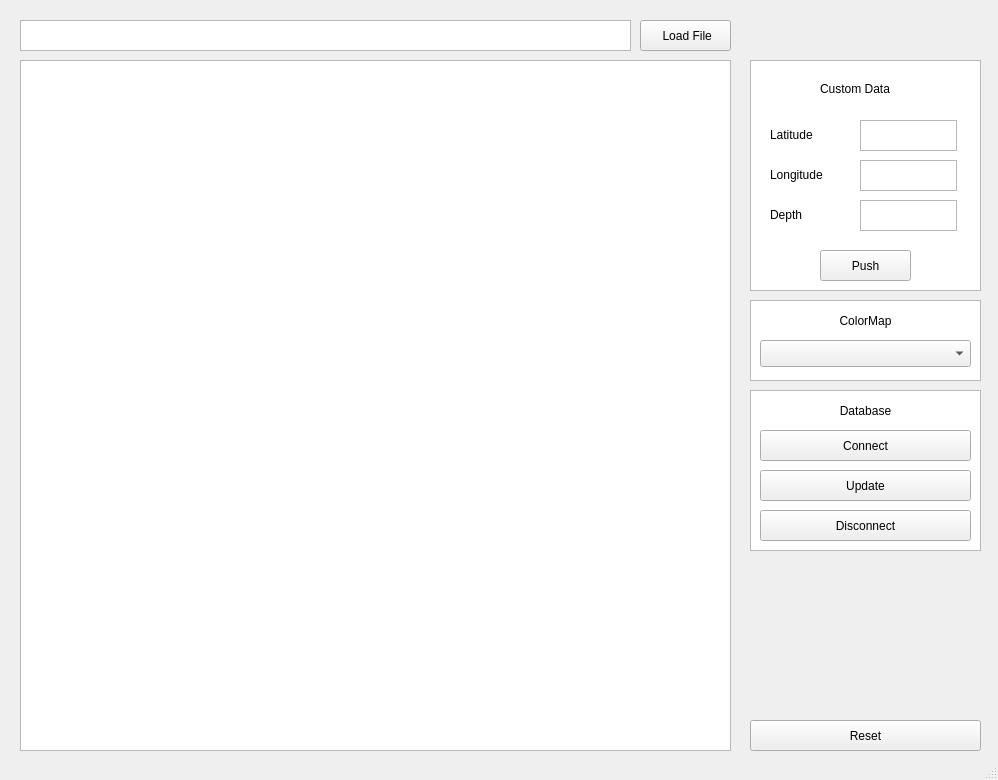
<?xml version="1.0" encoding="UTF-8"?>
<ui version="4.0">
 <class>MainWindow</class>
 <widget class="QMainWindow" name="MainWindow">
  <property name="geometry">
   <rect>
    <x>0</x>
    <y>0</y>
    <width>998</width>
    <height>780</height>
   </rect>
  </property>
  <property name="windowTitle">
   <string>MainWindow</string>
  </property>
  <widget class="QWidget" name="centralwidget">
   <widget class="QPushButton" name="pushButton_push">
    <property name="geometry">
     <rect>
      <x>820</x>
      <y>250</y>
      <width>91</width>
      <height>31</height>
     </rect>
    </property>
    <property name="text">
     <string>Push</string>
    </property>
   </widget>
   <widget class="QGraphicsView" name="graphicsView">
    <property name="geometry">
     <rect>
      <x>20</x>
      <y>60</y>
      <width>711</width>
      <height>691</height>
     </rect>
    </property>
   </widget>
   <widget class="QPushButton" name="pushButton_loadFile">
    <property name="geometry">
     <rect>
      <x>640</x>
      <y>20</y>
      <width>91</width>
      <height>31</height>
     </rect>
    </property>
    <property name="text">
     <string> Load File</string>
    </property>
    <property name="icon">
     <iconset>
      <normaloff>../.designer/backup/icons/open.png</normaloff>../.designer/backup/icons/open.png</iconset>
    </property>
   </widget>
   <widget class="QListWidget" name="listWidget_customData">
    <property name="geometry">
     <rect>
      <x>750</x>
      <y>60</y>
      <width>231</width>
      <height>231</height>
     </rect>
    </property>
   </widget>
   <widget class="QLabel" name="label_inputData">
    <property name="geometry">
     <rect>
      <x>820</x>
      <y>80</y>
      <width>91</width>
      <height>17</height>
     </rect>
    </property>
    <property name="text">
     <string>Custom Data</string>
    </property>
   </widget>
   <widget class="QLabel" name="label_latitude">
    <property name="geometry">
     <rect>
      <x>770</x>
      <y>120</y>
      <width>81</width>
      <height>29</height>
     </rect>
    </property>
    <property name="text">
     <string>Latitude</string>
    </property>
   </widget>
   <widget class="QTextEdit" name="textEdit_latitude">
    <property name="geometry">
     <rect>
      <x>860</x>
      <y>120</y>
      <width>97</width>
      <height>31</height>
     </rect>
    </property>
   </widget>
   <widget class="QTextEdit" name="textEdit_longitude">
    <property name="geometry">
     <rect>
      <x>860</x>
      <y>160</y>
      <width>97</width>
      <height>31</height>
     </rect>
    </property>
   </widget>
   <widget class="QTextEdit" name="textEdit_depth">
    <property name="geometry">
     <rect>
      <x>860</x>
      <y>200</y>
      <width>97</width>
      <height>31</height>
     </rect>
    </property>
   </widget>
   <widget class="QLabel" name="label_longitude">
    <property name="geometry">
     <rect>
      <x>770</x>
      <y>160</y>
      <width>81</width>
      <height>29</height>
     </rect>
    </property>
    <property name="text">
     <string>Longitude</string>
    </property>
   </widget>
   <widget class="QLabel" name="label_depth">
    <property name="geometry">
     <rect>
      <x>770</x>
      <y>200</y>
      <width>81</width>
      <height>29</height>
     </rect>
    </property>
    <property name="text">
     <string>Depth</string>
    </property>
   </widget>
   <widget class="QPushButton" name="pushButton_reset">
    <property name="geometry">
     <rect>
      <x>750</x>
      <y>720</y>
      <width>231</width>
      <height>31</height>
     </rect>
    </property>
    <property name="text">
     <string>Reset</string>
    </property>
   </widget>
   <widget class="QPushButton" name="pushButton_updateDB">
    <property name="geometry">
     <rect>
      <x>760</x>
      <y>470</y>
      <width>211</width>
      <height>31</height>
     </rect>
    </property>
    <property name="text">
     <string>Update</string>
    </property>
   </widget>
   <widget class="QListWidget" name="listWidget_filePath">
    <property name="geometry">
     <rect>
      <x>20</x>
      <y>20</y>
      <width>611</width>
      <height>31</height>
     </rect>
    </property>
   </widget>
   <widget class="QLabel" name="label_filePath">
    <property name="geometry">
     <rect>
      <x>30</x>
      <y>20</y>
      <width>591</width>
      <height>31</height>
     </rect>
    </property>
    <property name="text">
     <string/>
    </property>
   </widget>
   <widget class="QLabel" name="label_colorMap">
    <property name="geometry">
     <rect>
      <x>750</x>
      <y>310</y>
      <width>231</width>
      <height>21</height>
     </rect>
    </property>
    <property name="text">
     <string>ColorMap</string>
    </property>
    <property name="alignment">
     <set>Qt::AlignCenter</set>
    </property>
   </widget>
   <widget class="QListWidget" name="listWidget">
    <property name="geometry">
     <rect>
      <x>750</x>
      <y>300</y>
      <width>231</width>
      <height>81</height>
     </rect>
    </property>
   </widget>
   <widget class="QComboBox" name="comboBox_colorMap">
    <property name="geometry">
     <rect>
      <x>760</x>
      <y>340</y>
      <width>211</width>
      <height>27</height>
     </rect>
    </property>
    <property name="currentText">
     <string/>
    </property>
    <property name="currentIndex">
     <number>-1</number>
    </property>
   </widget>
   <widget class="QListWidget" name="listWidget_2">
    <property name="geometry">
     <rect>
      <x>750</x>
      <y>390</y>
      <width>231</width>
      <height>161</height>
     </rect>
    </property>
   </widget>
   <widget class="QLabel" name="label_database">
    <property name="geometry">
     <rect>
      <x>750</x>
      <y>400</y>
      <width>231</width>
      <height>21</height>
     </rect>
    </property>
    <property name="text">
     <string>Database</string>
    </property>
    <property name="alignment">
     <set>Qt::AlignCenter</set>
    </property>
   </widget>
   <widget class="QPushButton" name="pushButton_connectDB">
    <property name="geometry">
     <rect>
      <x>760</x>
      <y>430</y>
      <width>211</width>
      <height>31</height>
     </rect>
    </property>
    <property name="text">
     <string>Connect</string>
    </property>
   </widget>
   <widget class="QPushButton" name="pushButton_disconnectDB">
    <property name="geometry">
     <rect>
      <x>760</x>
      <y>510</y>
      <width>211</width>
      <height>31</height>
     </rect>
    </property>
    <property name="text">
     <string>Disconnect</string>
    </property>
   </widget>
   <zorder>listWidget_2</zorder>
   <zorder>listWidget</zorder>
   <zorder>listWidget_customData</zorder>
   <zorder>graphicsView</zorder>
   <zorder>pushButton_loadFile</zorder>
   <zorder>label_inputData</zorder>
   <zorder>label_latitude</zorder>
   <zorder>textEdit_latitude</zorder>
   <zorder>textEdit_longitude</zorder>
   <zorder>textEdit_depth</zorder>
   <zorder>pushButton_push</zorder>
   <zorder>label_longitude</zorder>
   <zorder>label_depth</zorder>
   <zorder>pushButton_reset</zorder>
   <zorder>pushButton_updateDB</zorder>
   <zorder>listWidget_filePath</zorder>
   <zorder>label_filePath</zorder>
   <zorder>label_colorMap</zorder>
   <zorder>comboBox_colorMap</zorder>
   <zorder>label_database</zorder>
   <zorder>pushButton_connectDB</zorder>
   <zorder>pushButton_disconnectDB</zorder>
  </widget>
  <widget class="QStatusBar" name="statusbar"/>
 </widget>
 <resources/>
 <connections/>
 <slots>
  <slot>open_path()</slot>
  <slot>update_customData()</slot>
  <slot>reset_graph()</slot>
  <slot>update_db()</slot>
  <slot>update_colorMap()</slot>
  <slot>connect_db()</slot>
  <slot>disconnect_db()</slot>
 </slots>
</ui>
